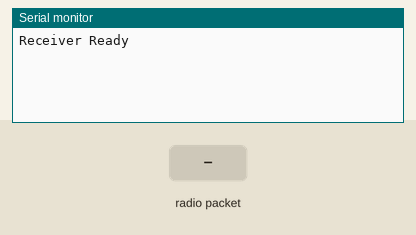
Simulated run of this sketch. Board: Arduino Uno, built with avr-gcc and run on an emulated ATmega328P. On the bench: the last lines printed to the serial monitor. The test bench sets the inputs (shaded band). No radio packets arrive unless stated.

Above: at 1.2 s.
1.3 s: radio packet "1" arrives
At 2.5 s:
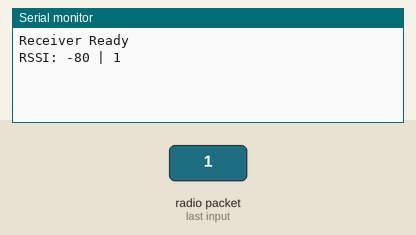
2.8 s: radio packet "0" arrives
At 3.8 s:
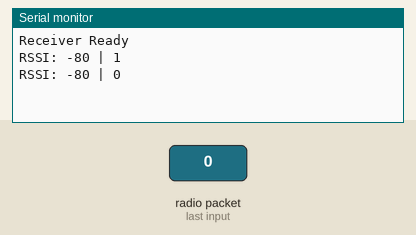
4.3 s: radio packet "2" arrives
At 4.9 s:
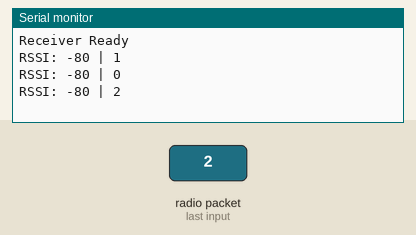

The sketch:

lora_receiver.ino
```cpp
/**
 * @file lora_receiver.ino
 * @brief Arduino Uno LoRa receiver — reads incoming LoRa packets and forwards
 *        them to the ESP32 over UART (Serial at 115200 baud).
 *
 * Acts as a radio bridge: the RFM95 module receives LoRa transmissions from
 * the sensor node, then this sketch immediately prints each packet to Serial
 * in the format that lora_handler.cpp on the ESP32 expects:
 *
 *   "RSSI: -61 | 183|{json}"
 *
 * Hardware connections (Arduino Uno → RFM95):
 *   Pin 10 → NSS (chip select)
 *   Pin 9  → RST (reset)
 *   Pin 2  → DIO0 (interrupt)
 *   SPI    → SCK/MOSI/MISO (hardware SPI)
 */


// --- RFM95 pin assignments ---
#include <RH_RF95.h>  // RadioHead RFM95 LoRa drive
#include <SPI.h>      // SPI bus — required by RH_RF95

#define RFM95_CS 10
#define RFM95_RST 9
#define RFM95_INT 2
#define RF95_FREQ 915.0

RH_RF95 rf95(RFM95_CS, RFM95_INT);

/**
 * @brief One-time hardware initialisation.
 *
 * Performs a manual hardware reset of the RFM95 before initialising the
 * RadioHead driver. Radio parameters must exactly match the sender node or
 * packets will not be received.
 */
void setup() {
  // 115200 baud matches lora_handler.cpp on the ESP32 (Serial2.begin(115200))
  Serial.begin(115200);
  pinMode(RFM95_RST, OUTPUT);
  digitalWrite(RFM95_RST, HIGH);
  delay(10);
  digitalWrite(RFM95_RST, LOW);
  delay(10);
  digitalWrite(RFM95_RST, HIGH);

 // Initialise the RadioHead RFM95 driver over SPI
  if (!rf95.init()) {
    Serial.println("LoRa init FAIL");
    while (1);
  }
  // Set operating frequency — must match the sender exactly
  if (!rf95.setFrequency(RF95_FREQ)) {
    Serial.println("Freq FAIL");
    while (1);
  }

  // Match sender settings exactly
  rf95.setSpreadingFactor(7);
  rf95.setSignalBandwidth(125000);
  rf95.setCodingRate4(5);

  Serial.println("Receiver Ready\n");
}

/**
 * @brief Main loop — poll for incoming LoRa packets and forward over Serial.
 *
 * RadioHead's available() checks the DIO0 interrupt flag. When a packet has
 * arrived, recv() copies it into buf and sets len to the actual byte count.
 * The packet is printed in the format lora_handler.cpp expects:
 *
 *   "RSSI: -61 | {raw message}"
 *
 * The ESP32's lora_handler.cpp then parses this line, extracts the RSSI and
 * the JSON body, and enqueues a DataPacket for processingTask().
 */
void loop() {
  if (rf95.available()) {       // True when a complete packet has been received
    uint8_t buf[RH_RF95_MAX_MESSAGE_LEN];
    uint8_t len = sizeof(buf);

    if (rf95.recv(buf, &len)) {
      if (len >= RH_RF95_MAX_MESSAGE_LEN) len = RH_RF95_MAX_MESSAGE_LEN - 1;
      buf[len] = '\0';

      // Forward to ESP32 over UART in the format lora_handler.cpp expects:
      // "RSSI: <value> | <message>"
      Serial.print("RSSI: ");
      Serial.print(rf95.lastRssi());
      Serial.print(" | ");
      Serial.println((char*)buf);
    } else {
      Serial.println("Recv failed"); // tells you if available() triggered but recv() didn't
    }
  }
}
```

Measured:
- after the input at 1.3 s, the serial monitor: prints a new line at once (image 1)
- after the input at 2.8 s, the serial monitor: prints a new line at once (image 2)
- after the input at 4.3 s, the serial monitor: prints a new line at once (image 3)
